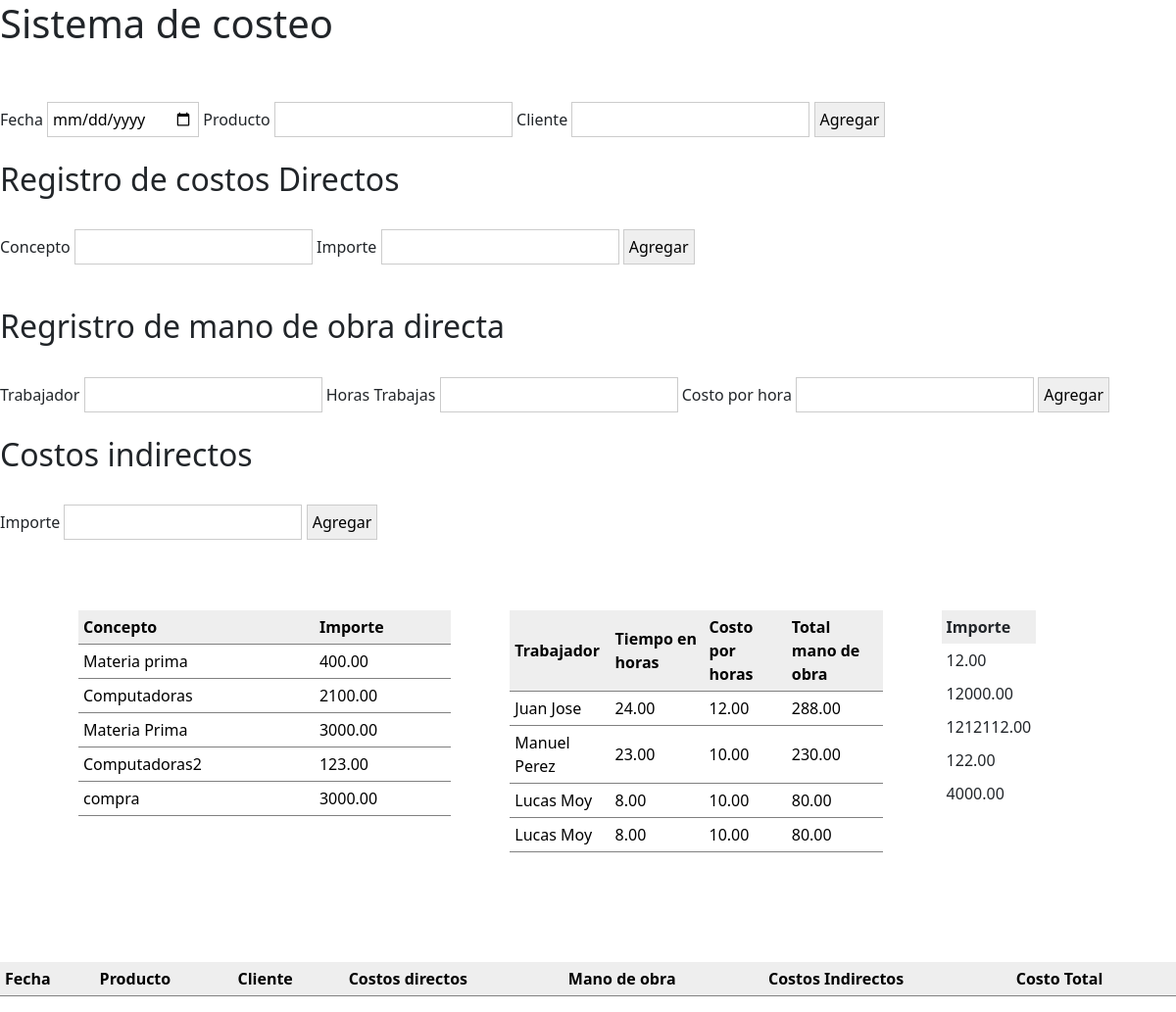
Before: /Sistemacosteo/ with the older database file.
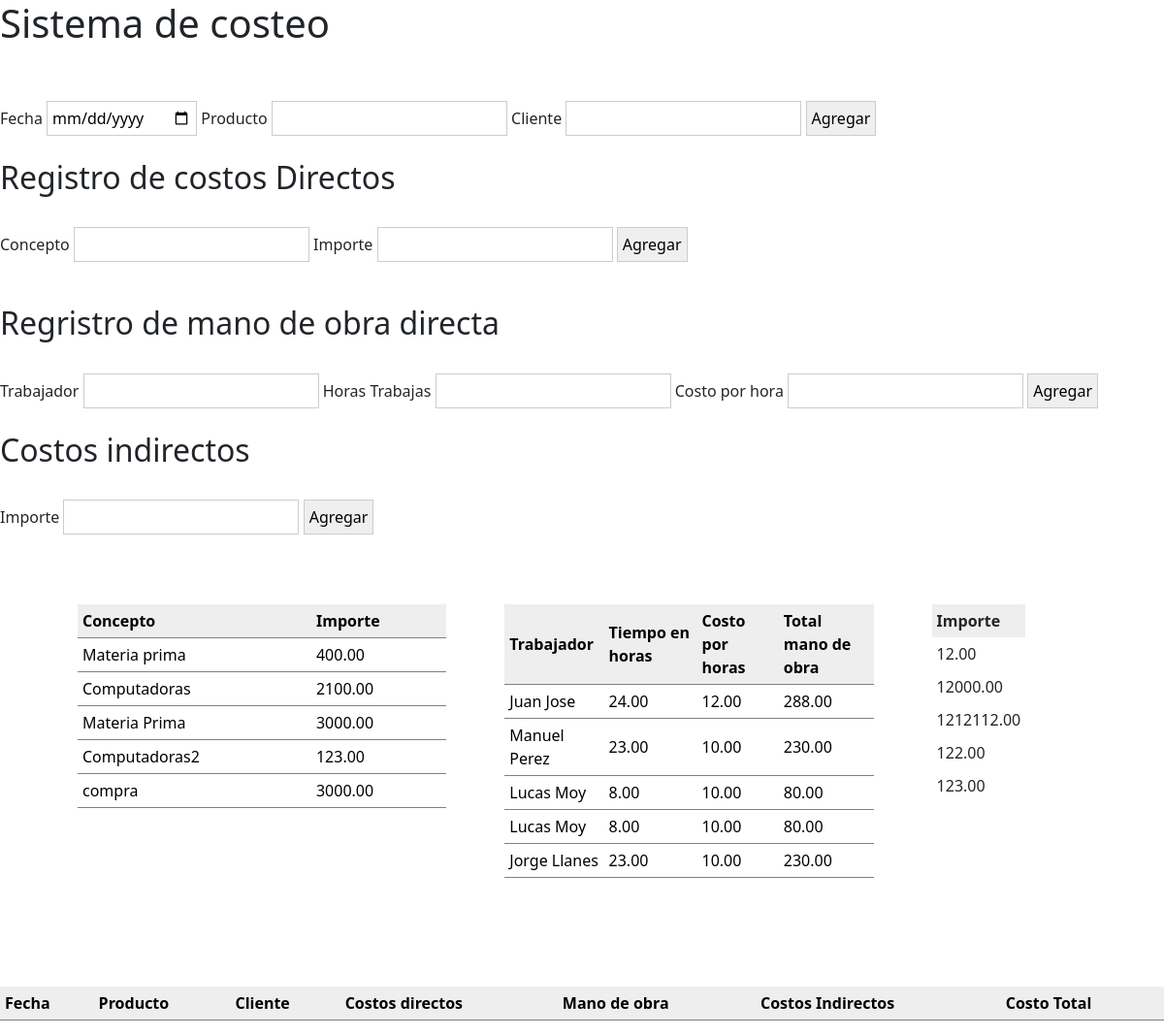
After: the same page with the newer database file.
### CustomCodeSolutions/models.py (models this page shows, shortened)
class Costos_Directos(models.Model):
    concepto = models.CharField(max_length=255,null=False)
    importe = models.DecimalField(max_digits=10, decimal_places=2)
    class Meta:
        db_table = "costos_directos"

class Mano_de_Obra(models.Model):
    nombre_del_trabajador = models.CharField(max_length=255,null=False)
    tiempo_de_trabajo = models.DecimalField(max_digits=10, decimal_places=2)
    costo_por_hora = models.DecimalField(max_digits=10, decimal_places=2)
    Total_Trabajador = models.DecimalField(max_digits=10, decimal_places=2, blank=True, null=True)
    class Meta:
        db_table = "mano_de_obra"

class CostosIndirectos(models.Model):
    importe = models.DecimalField(max_digits=10, decimal_places=2)
    class Meta:
        db_table = "costos_indirectos"

### CustomCodeSolutions/views.py (the view)
# urls.py: path('Sistemacosteo/',views.SistemaCosteo, name='sistemaCosteo'),
def SistemaCosteo(request):
    costos_directos = Costos_Directos.objects.all()
    mano_de_obra = Mano_de_Obra.objects.all()
    costos_indirectos = CostosIndirectos.objects.all()
    tabla  = Tabla_Final.objects.all()
    return render(request,'CustomCodeSolutions/sistemaCosteo.html', {'costos_directos': costos_directos, 'mano_de_obra': mano_de_obra, 'costos_indirectos': costos_indirectos, 'tabla': tabla})

### CustomCodeSolutions/templates/CustomCodeSolutions/sistemaCosteo.html (shortened to what the changed rows need)
<!DOCTYPE html>
<html lang="en">
<head>
    {% load static %}
    <link rel="stylesheet" href='{% static "css/sistemaCosteo.css" %}'>
    <link href="https://cdn.jsdelivr.net/npm/bootstrap@5.3.2/dist/css/bootstrap.min.css" rel="stylesheet"
>
</head>
<body>
    <div class="contenedo">
        <div class="titul">
            <h1>Sistema de costeo</h1>
        </div>
        <br>
        <br>
        <div class="form">
            <br>
            <form action="{% url 'create_costos_directos' %}" method="POST">
                <h2>Registro de costos Directos</h2>
                <br>
            </form>
        </div>
    </div>
    <br>
    <h2>Regristro de mano de obra directa</h2>
    <br>
    <br>
    <h2>Costos indirectos</h2>
    <br>
    <br>
    <br>
    <br>
    <div class="tablas-costos">
        <div class="tres-tablas">
            <br>
            <div class="tabla-costos-directos table table-striped">
                <table>
                    <tr>
                        <th>Concepto</th>
                        <th>Importe</th>
                    </tr>
                    {% for dato in costos_directos %}
                    <tr>
                        <td>{{ dato.concepto }}</td>
                        <td>{{ dato.importe }}</td>
                    </tr>
                    {% endfor %}
                </table>
            </div>
            <div class="tabla-mano-de-obra table table-striped">
                <table>
                    <tr>
                        <th>Trabajador</th>
                        <th>Tiempo en horas</th>
                        <th>Costo por horas</th>
                        <th>Total mano de obra</th>
                    </tr>
                    {% for obra in mano_de_obra %}
                    <tr>
                        <td>{{ obra.nombre_del_trabajador }}</td>
                        <td>{{ obra.tiempo_de_trabajo }}</td>
                        <td>{{ obra.costo_por_hora }}</td>
                        <td>{{ obra.Total_Trabajador }}</td>
                    </tr>
                    {% endfor %}
                </table>
            </div>
            <div class="tabla-costos-indirectos table-striped">
                <table>
                    <tr>
                        <th>Importe</th>
                    </tr>
                    {% for imp in costos_indirectos %}
                    <tr>
                        <td>{{ imp.importe }}</td>
                    </tr>
                    {% endfor %}
                </table>
                <br>
            </div>
        </div>
    </div>
    <br>
    <br>
    <br>
    <br>
    <div class="tabla-mano-de-obra table table-striped">
        <table>
            <tr>
                <th>Fecha</th>
                <th>Producto</th>
                <th>Cliente</th>
                <th>Costos directos</th>
                <th>Mano de obra</th>
                <th>Costos Indirectos</th>
                <th>Costo Total</th>
            </tr>
        </table>
    </div>
</body>
</html>

Changed rows visible on the page:
removed CostosIndirectos: importe "4000.00"
added Mano_de_Obra: nombre_del_trabajador "Jorge Llanes", tiempo_de_trabajo "23.00", costo_por_hora "10.00", Total_Trabajador "230.00"
added CostosIndirectos: importe "123.00"
